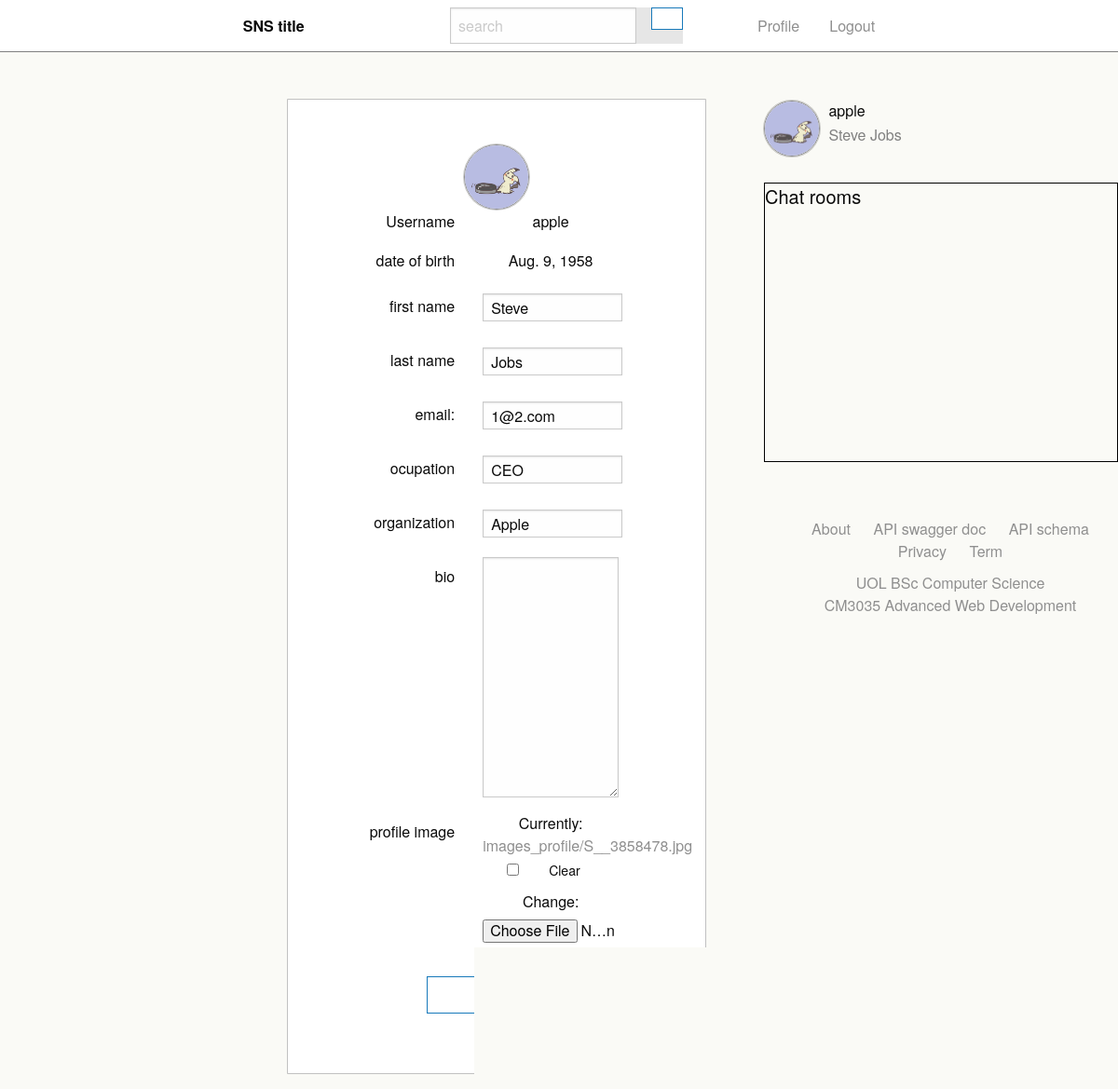
Before: /profile/ (signed in) with the older database file.
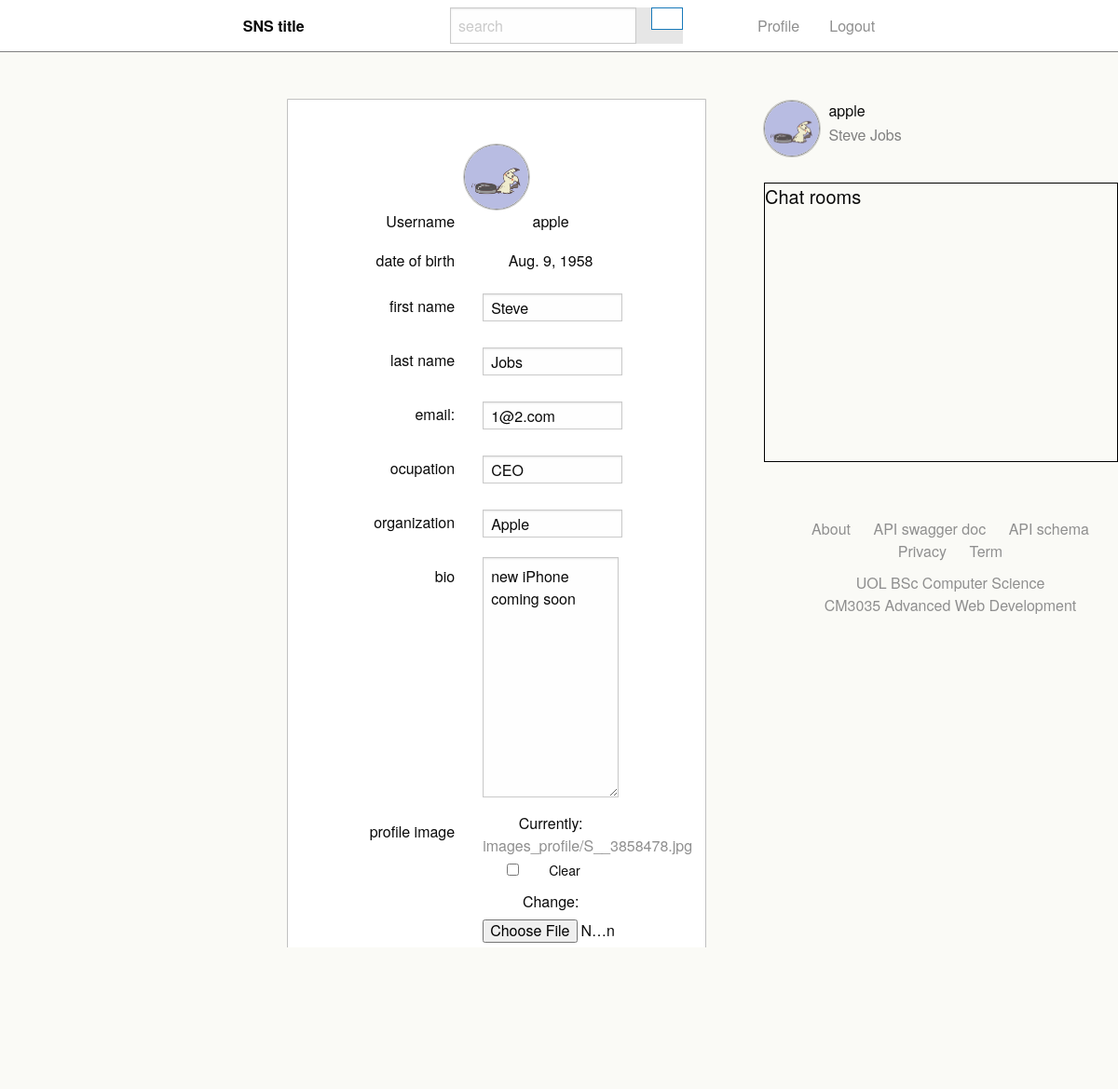
After: the same page with the newer database file.
### snsApp/models.py (models this page shows, shortened)
class AppUser(models.Model):
    user = models.OneToOneField(User, on_delete=models.CASCADE, related_name="profile")
    profileImage = models.ImageField(upload_to='images_profile', null=True, blank=True)
    dateOfBirth = models.DateField(null=True, blank=True)
    ocupation = models.CharField(max_length=60, null=True, blank=True)
    organization = models.CharField(max_length=100, null=True, blank=True)
    bio = models.CharField(max_length=400, null=True, blank=True)

### snsApp/views.py (the view)
# urls.py: path('profile/', views.user_profile, name='user_profile'),
@login_required
def user_profile(request):
    user = request.user
    if user.is_authenticated:
        user_profile = AppUser.objects.get(user=user)
        if user_profile.profileImage:
            image_url = user_profile.profileImage.url
            old_image_url = user_profile.profileImage.path
        else:
            image_url= None
            old_image_url = None
        if request.method == "POST":
            print("old : ", old_image_url)
            user_form = UserFormUpdate(request.POST or None, instance=user)
            user_profile_form = UserProfileFormUpdate(request.POST or None, request.FILES, instance=user_profile, initial={ "ocupation":user_profile.ocupation, "organization":user_profile.organization})
            if user_form.is_valid() and user_profile_form.is_valid():
                user_form.save()
                if user_profile.profileImage:
                    new_image_url = user_profile.profileImage.path
                    print("new : ", new_image_url)
                    if old_image_url==new_image_url:
                        user_profile_form.save()
                    elif old_image_url==None:
                        user_profile_form.save()
                    else:
                        os.remove(old_image_url)
                        user_profile_form.save()
                else:
                    user_profile_form.save()
                return HttpResponseRedirect('/profile')
        else:
            user_form = UserFormUpdate(instance=user)
            user_profile_form = UserProfileFormUpdate(instance=user_profile)
    else:
        return HttpResponseRedirect('/login')
    return render(request, "snsApp/user_profile.html", {"user":user, "user_profile":user_profile, "img_url":image_url, "user_form":user_form, "profile_form":user_profile_form})

### snsApp/forms.py
class UserFormUpdate(forms.ModelForm):
    email = forms.EmailField(required=False, widget=forms.TextInput(attrs={'class':'profile-update', "id":"profile-update"}), label='email:')
    first_name = forms.CharField(required=False, widget=forms.TextInput(attrs={'class':'profile-update'}), label='first name')
    last_name = forms.CharField(required=False, widget=forms.TextInput(attrs={'class':'profile-update'}), label='last name')
    class Meta:
        model = User
        fields = ('first_name', 'last_name','email')

class UserProfileFormUpdate(forms.ModelForm):
    ocupation = forms.CharField(required=False, widget=forms.TextInput(attrs={'class':'profile-update'}), label='ocupation')
    organization = forms.CharField(required=False, widget=forms.TextInput(attrs={'class':'profile-update'}), label='organization')
    bio = forms.CharField(required=False, widget=forms.Textarea(), label='bio')
    profileImage = forms.ImageField(label='profile image', required=False)
    class Meta:
        model = AppUser
        fields = ('ocupation', 'organization', 'bio', 'profileImage')

### snsApp/templates/snsApp/user_profile.html (shortened to what this page needs)
{% extends "snsApp/home_base.html" %}
{% block content %}
  {% if user.is_authenticated %}
    <div class="callout large" id='user-profile' style="width:450px;">
      <div class="sidebar-profile" id="user-profile-img">
        {% if user_profile.profileImage %}
          <a href="#"><img class="thumbnail" id="user-profile-thumbnail" src="{{ img_url }}" alt="User profile image"></a>
        {% else %}
          <a href="#"><img class="thumbnail" id="user-profile-thumbnail" src="/static/media/blank.png" alt="Defalut preofile image"></a>
        {% endif %}
      </div>
      <div class="grid-x grid-padding-x">
        <div class="small-5 cell">
          <p>Username</p>
          <p>date of birth</p>
        </div>
        <div class="small-6 cell">
          <p>{{ user }}</p>
          <p>{{ user_profile.dateOfBirth }}</p>
        </div>
      </div>
      <form action="/profile/" method="post" enctype="multipart/form-data">
        <div class="grid-x grid-padding-x">
          {% for field in user_form %}
            <div class="small-5 cell">
              <label class="text-right middle">{{ field.label }}</label>
            </div>
            <div class="small-6 cell">
              {{ field }}
            </div>
          {% endfor %}
          {% for field in profile_form %}
            <div class="small-5 cell">
              <label class="text-right middle">{{ field.label }}</label>
            </div>
            <div class="small-6 cell">
              {{ field }}
            </div>
          {% endfor %}
        </div>
        <button type="submit" class="hollow button" id="update-button">update</button>
      </form>
    </div>
  {% else %}
    <h5>Welcome to SNS</h5>
  {% endif%}
{% endblock %}
{% block sidebar%}
  {% include "snsApp/sidebar.html" %}
{% endblock %}

### snsApp/templates/snsApp/home_base.html (shortened to what this page needs)
{% include "./header.html" %}
<body>
  {% include "./nav.html" %}
  <div class="grid-containor">
    <div class="grid-x grid-margin-x">
      <div class="cell large-5">
        {% block content %}{% endblock %}
      </div>
      <div class="cell auto">
        {% block sidebar %}{% endblock %}
      </div>
    </div>
  </div>
</body>

### snsApp/templates/snsApp/header.html (shortened to what this page needs)
<!DOCTYPE html>
<html lang="en" dir="ltr">
<head>
  <link rel="stylesheet" href="https://cdn.jsdelivr.net/npm/foundation-sites@6.6.3/dist/css/foundation.min.css">
  <link rel ="stylesheet" href ="https://cdnjs.cloudflare.com/ajax/libs/foundicons/3.0.0/foundation-icons.css">
  <link rel="stylesheet" type="text/css" href="../static/css/stylesheet.css" />
</head>

### snsApp/templates/snsApp/nav.html (shortened to what this page needs)
<div class="top-bar">
  <div class="top-bar-left">
    <ul class="menu" style="background: #FFFFFF;">
      <li class="menu-text">SNS title</li>
    </ul>
  </div>
  <form class="search-bar" method="POST" action="{% url 'search-user'%}">
    <ul class="menu">
      <li><input type="search" placeholder="search" name="q"></li>
      <li><button type="submit" class="hollow button" id="search-button"></button></li>
    </ul>
  </form>
  <div class="top-bar-right">
    <ul class="menu" style="background: #FFFFFF;">
      {% if user.is_authenticated %}
        <li><a href='/'></a></li>
        <li><a href="/room/"></a></li>
        <li><a href="/user_home">Profile</a></li>
        <li><a href="../logout"> Logout </a></li>
      {% else %}
        <li><a href="/login">Login</a></li>
        <li><a href="/signup">Sign up</a></li>
      {% endif %}
    </ul>
  </div>
</div>

### snsApp/templates/snsApp/sidebar.html (shortened to what this page needs)
{% if user.is_authenticated %}
    <div class="sidebar">
      <div class="sidebar-profile" id="sidebar-profile-img">
        {% if user_profile.profileImage %}
          <a href="/user_home"><img class="thumbnail" src="{{ img_url }}" alt="User profile image"></a>
        {% else %}
          <a href="/user_home"><img class="thumbnail" src="/static/media/blank.png" alt="Defalut preofile image"></a>
        {% endif %}
      </div>
      <div class="sidebar-profile" id="sidebar-profile-user">
        <p id='sidebar-profile-username'>{{ user.username }}</p>
        <p id='sidebar-profile-name'>{{ user.first_name }} {{ user.last_name }}</p>
      </div>
    </div>
    <div class="sidebar-chat">
      <h5>Chat rooms</h5>
    </div>
    {% include "./footer.html" %}
  {% else %}
    <div class="callout">
      <p>Please <a id="register-nav" href="/login">login</a> to your account.</p>
      <p>Don't have an account? <a id="register-nav" href="/signup">sign up now!</a></p>
    </div>
  {% endif %}

### snsApp/templates/snsApp/footer.html
<div class="register-footer">
  <div class="upper-footer">
    <div class="footer-content">
      <a href="#">About</a>
    </div>
    <div class="footer-content">
      <a href="/swaggerdocs/">API swagger doc</a>
    </div>
    <div class="footer-content">
      <a href="/apischema/">API schema</a>
    </div>
    <div class="footer-content">
      <a href="#">Privacy</a>
    </div>
    <div class="footer-content">
      <a href="#">Term</a>
    </div>
  </div>
  <div class="lower-footer">
    <div class="footer-content">
      <a href="https://london.ac.uk/courses/computer-science?gclid=EAIaIQobChMI3o_Woq6k8gIVDZ7tCh2KAAY_EAAYASAAEgLp-_D_BwE&gclsrc=aw.ds">UOL BSc Computer Science</a>
    </div>
    <div class="footer-content">
      <a href="https://www.coursera.org/learn/uol-cm3035-advanced-web-development/home/welcome">CM3035 Advanced Web Development</a>
    </div>
  </div>
</div>

### snsApp/static/css/stylesheet.css (style rules this page uses)
body { background-color: #FAFAF6; }
.cell { height: 100%; }
.grid-containor { padding-top: 50px; }
.callout { width: 300px; text-align: center; border-radius: 1px; }
#user-profile { width: 450px; }
.profile-update { width: 150px; height: 30px; display: inline-block; }
.small-5.cell p { text-align: right; }
.small-5.cell label { font-size: 16px; }
.small-6.cell input { margin-top: 7px; margin-right: 20px; }
#update-button { width: 150px; margin-top: 20px; }
#user-profile-img { width: 70px; height: 70px; }
#user-profile-thumbnail { width: 80px; height: 70px; }
.sidebar { height: 60px; text-align: left; }
.sidebar-profile { display: inline-block; margin: auto; }
#sidebar-profile-img { width: 60px; height: 60px; }
#sidebar-profile-user { height: 50px; margin-left: 5px; }
#sidebar-profile-username { margin: 0; }
#sidebar-profile-name { color: gray; }
.thumbnail { border-radius: 40px; width: 60px; height: 60px; border: 1px solid; }
.sidebar-chat { height: 300px; margin-top: 30px; border: 1px solid black; }
.top-bar { background: #FFFFFF; border-bottom: 1px solid gray; }
.top-bar-left { margin-left: 20%; }
.top-bar-right { margin-right: 20%; }
.search-bar { margin: auto; }
#search-button { background: #FFFFFF; }
a { color: #8f8f8f; }
.register-footer { text-align: center; margin-top: 60px; }
.lower-footer { margin-top: 10px; }
.footer-content { display: inline-block; margin-left: 20px; }

Changed rows visible on the page:
changed AppUser "CEO": bio (not shown) → "new iPhone coming soon"
